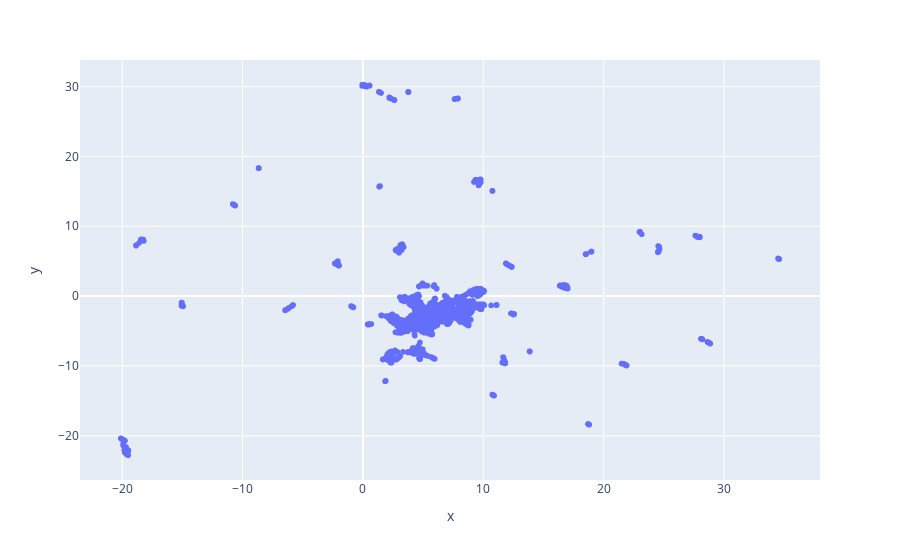

Here is the notebook cell this chart was saved with:
### Code cell
fig = px.scatter(x=X_umap[:, 0], y=X_umap[:, 1])
fig.update_traces(
    hovertext=all_labels,
    hovertemplate='%{hovertext}'  # Display only the hovertext (the labels)
)
fig.show()

### Figure 1 — Plotly figure (JSON) as saved in the notebook; plotly's stock layout.template omitted (floating-point values rounded to 4 significant figures; data arrays with more than 128 entries replaced by an {"elided": "..."} marker saying what was removed)
{"data": [{"hovertemplate": "%{hovertext}", "hovertext": {"elided": "3557 str values"}, "legendgroup": "", "marker": {"color": "#636efa", "symbol": "circle"}, "mode": "markers", "name": "", "showlegend": false, "type": "scattergl", "x": {"elided": "3557 float values"}, "xaxis": "x", "y": {"elided": "3557 float values"}, "yaxis": "y"}], "layout": {"legend": {"tracegroupgap": 0}, "margin": {"t": 60}, "xaxis": {"anchor": "y", "domain": [0, 1], "title": {"text": "x"}}, "yaxis": {"anchor": "x", "domain": [0, 1], "title": {"text": "y"}}}}
